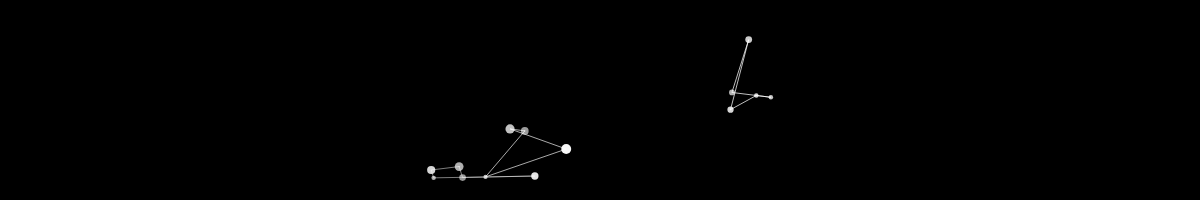
Frame 1 (no input)
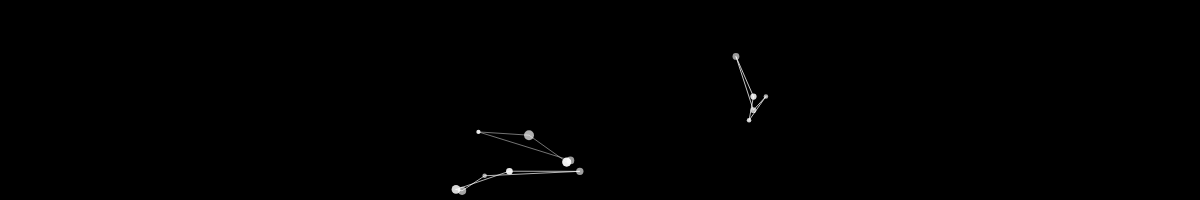
Frame 60 (no input)
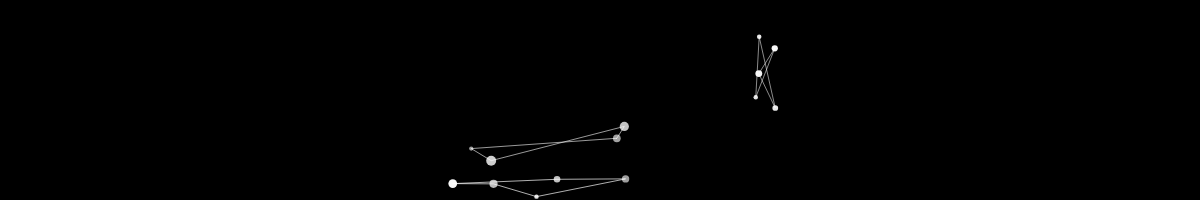
Frame 120 (the mouse pressed at the canvas centre since frame 60)

The p5.js sketch that drew these frames (run headless with seeded random() and noise() and a simulated clock; from frame 60 on, the mouse is pressed at the canvas centre):

// p5.js sketch
// ── sketch.js
const eC = {
  version: 'r01'
};

let formes = [];

function windowResized() {
  resizeCanvas(windowWidth, 300); //windowHeight);
}

function preload() {}

function setup() {
  // createCanvas(windowWidth,windowHeight);
  createCanvas(windowWidth, 200);
  console.log("%c (ツ) # eCoucou " + eC.version + " # ", "background: #f00; color: #fff");
  for (let i = 0; i < 3; i++) {
    formes.push(new Forme());
  }
}

function draw() {
  background(0);
  for (f of formes) {
    f.update();
    f.edges();
    f.show();
  }
}

//---------
class Forme {
  constructor() {
    this.nb = random(3, 5);
    this.points = [];
    this.vel = createVector(random(-0.3, 0.3), random(-0.3, 0.3));
    this.pos = createVector(random(width), random(height));
    this.w = random(30, width - this.pos.x);
    this.h = random(15, height - this.pos.y);
    this.init();
  }

  init() {
    for (let i = 0; i < this.nb; i++) {
      this.points.push(new Particule(random(this.pos.x, this.pos.x + this.w), random(this.pos.y, this.pos.y + this.h)));
    }
  }

  update() {
    this.pos.add(this.vel);
    for (let p of this.points) {
      p.edges(this.pos, this.w, this.h);
      p.update();
      p.show();
    }
  }

  edges() {
    if (this.pos.x > width - this.w || this.pos.x < 0) this.vel.x *= -1;
    if (this.pos.y > height - this.h || this.pos.y < 0) this.vel.y *= -1;
  }

  show() {
    stroke(255, 120);
    strokeWeight(1);
    noFill();
    beginShape();
    for (let p of this.points) {
      vertex(p.pos.x, p.pos.y);
      stroke(255, random(100, 200));
    }
    endShape(CLOSE);

    // stroke(255, 0, 255, 120);
    // strokeWeight(1);
    // rect(this.pos.x, this.pos.y, this.w, this.h);
  }
}

//---------
class Particule {
  constructor(x_, y_) {
    this.pos = createVector(x_, y_);
    this.vel = createVector(random(-1, 1), random(-1, 1));
    this.size = random(4, 10);

  }

  update() {
    this.pos.add(this.vel);
  }

  edges(m_, w_, h_) {
    if (this.pos.x > m_.x + w_) {
      this.pos.x = m_.x + w_ - 1;
      this.vel.x *= -1;
    } else if (this.pos.x < m_.x) {
      this.pos.x = m_.x + 1;
      this.vel.x *= -1;
    } else if (this.pos.y > m_.y + h_) {
      this.pos.y = m_.y + h_ - 1;
      this.vel.y *= -1;
    } else if (this.pos.y < m_.y) {
      this.vel.y *= -1;
      this.pos.y = m_.y + 1;
    }
  }

  show() {
    stroke(255, random(150, 255));
    strokeWeight(this.size);
    point(this.pos.x, this.pos.y);
  }
}
